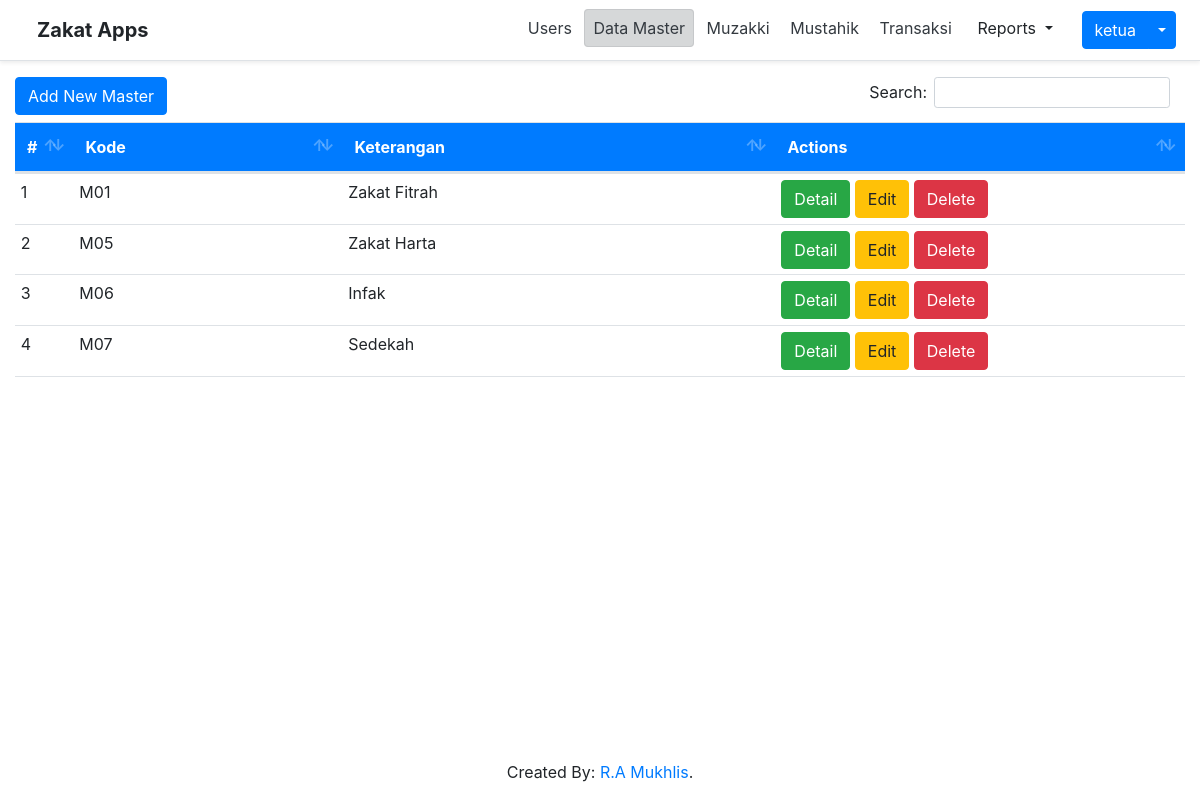
Screenshot of /index.php?page=masters (signed in) with the database file from the repository.
### tables this page shows
CREATE TABLE `masters` (
  `id` int(11) NOT NULL,
  `code` varchar(25) NOT NULL,
  `description` varchar(75) NOT NULL
);

### masters/index.php (the view, shortened to what this page needs)
<a
    href='index.php?page=masters&action=form'
    class="btn btn-primary"
    style='float: left;'
>
    Add New Master
</a>
<table
    class="table"
>
  <thead>
    <tr>
      <th
        style='width: 5%'
      >
        #
      </th>
      <th>Kode</th>
      <th>Keterangan</th>
      <th
          style='width: 35%'
      >
        Actions
    </th>
    </tr>
  </thead>
  <tbody>
      <?php
            $query = "SELECT * FROM masters";
            $datas = $conn->query($query);
            if ($datas->num_rows > 0):
                $i = 0;
                while ($row = $datas->fetch_assoc()):
                    $i++;
      ?>
                <tr>
                    <td scope="row">
                        <?php echo $i ?>
                    </td>
                    <td>
                        <?php echo $row['code'] ?>
                    </td>
                    <td>
                        <?php echo $row['description'] ?>
                    </td>
                    <td>
                        <a href='index.php?page=masters&action=detail&id=<?php echo $row["id"]; ?>' class="btn btn-success">
                            Detail
                        </a>
                        <a href='index.php?page=masters&action=form&id=<?php echo $row["id"]; ?>' class="btn btn-warning">
                            Edit
                        </a>
                        <button
                            data-id='<?php echo $row["id"]; ?>'
                            data-description='<?php echo $row["description"]; ?>'
                            class="btnDelete btn btn-danger"
                        >
                            Delete
                        </button>
                    </td>
                </tr>
        <?php
                endwhile;
            endif;
        ?>
  </tbody>
  <tfoot>
    <tr>
        <th colspan='6'></th>
    </tr>
  </tfoot>
</table>

### assets/css/table.css (style rules this page uses)
table.dataTable thead tr, .table-blue thead tr { background-color: #007bff; color: white; }
.table tr td { padding: 0.5%; }

### rows the page displays
masters: code "M01", description "Zakat Fitrah"
masters: code "M05", description "Zakat Harta"
masters: code "M06", description "Infak"
masters: code "M07", description "Sedekah"

### other values shown
$username "ketua"
